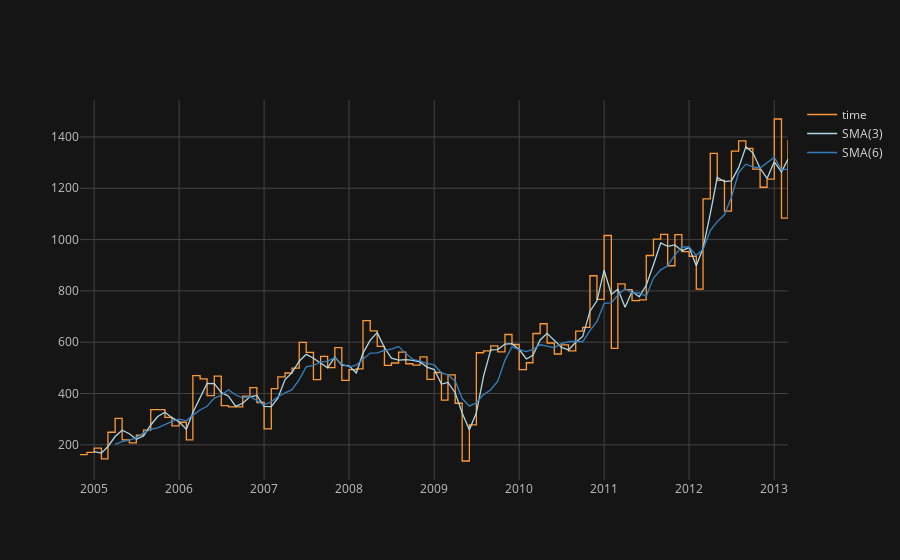

The code cell stored with this chart in its notebook:
### Code cell
data['year'] = data.FFP_DATE.dt.year
data['month'] = data.FFP_DATE.dt.month
data['months'] = data.year.astype(str) + '-' + data.month.astype(str)
data['time']=1
ads = data.groupby('months').time.sum().sort_index()
ads.index = pd.to_datetime(ads.index)
ads.sort_index().ta_plot(
    title='ads', 
    study='sma', periods=[3, 6], study_colors=['lightblue', 'blue'], 
    interpolation='hv', theme='solar'
    )
